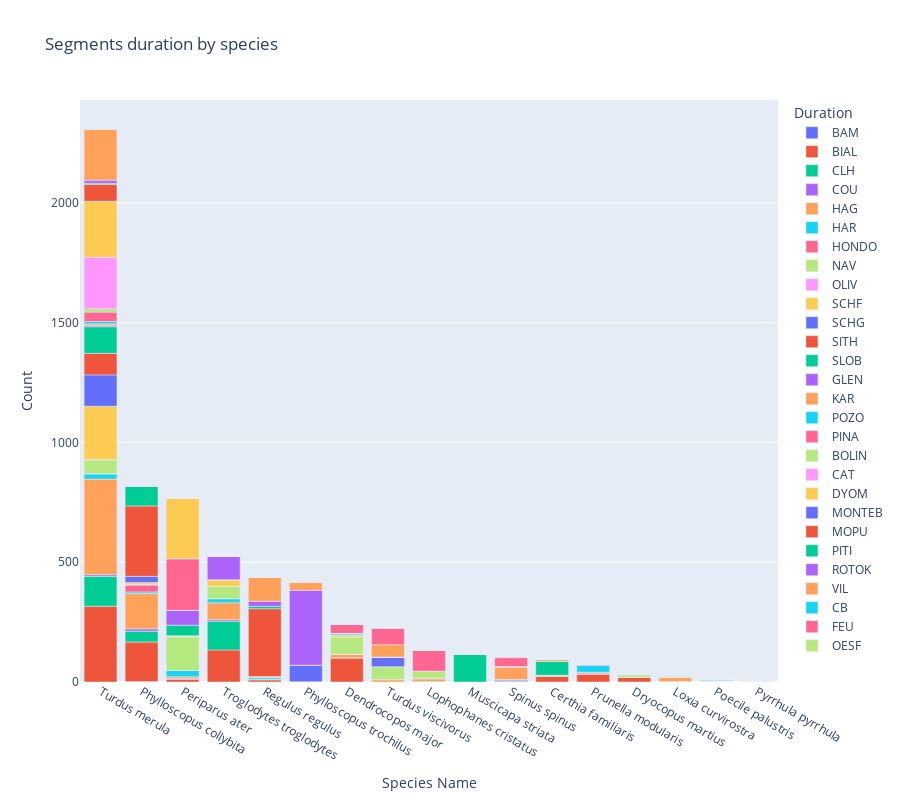

Notebook code for this chart:
### Code cell
by_dates = []
for species_name, segments in category_info.items():
    dates_count = {segm["file_name"].split("_")[0]: 0 for segm in segments}
    for date in dates_count.keys():
        dates_count[date] = sum(date in segm["file_name"] for segm in segments)
    temp = {"Species Name": species_name.split("_")[0]}
    temp.update(dates_count)
    by_dates.append(temp)
    
by_dates_df = pd.DataFrame(by_dates)
by_dates_df = by_dates_df.fillna(0)
by_dates_df["Total"] = by_dates_df.drop(columns=["Species Name"]).sum(axis=1)
by_dates_df = by_dates_df.sort_values(by="Total", ascending=False).reset_index(drop=True)
by_dates_df_long = by_dates_df.drop(columns=["Total"]).melt(id_vars=["Species Name"], var_name="Duration", value_name="Count")

fig = px.bar(by_dates_df_long, 
             x="Species Name", 
             y="Count", 
             color="Duration", 
             barmode="relative",  # Stack
             title="Segments duration by species",
             height=800)

fig.show()

### Figure 1 — Plotly figure (JSON) as saved in the notebook; plotly's stock layout.template omitted (floating-point values rounded to 4 significant figures)
{"data": [{"hovertemplate": "Duration=BAM<br>Species Name=%{x}<br>Count=%{y}<extra></extra>", "legendgroup": "BAM", "marker": {"color": "#636efa", "pattern": {"shape": ""}}, "name": "BAM", "orientation": "v", "showlegend": true, "textposition": "auto", "type": "bar", "x": ["Turdus merula", "Phylloscopus collybita", "Periparus ater", "Troglodytes troglodytes", "Regulus regulus", "Phylloscopus trochilus", "Dendrocopos major", "Turdus viscivorus", "Lophophanes cristatus", "Muscicapa striata", "Spinus spinus", "Certhia familiaris", "Prunella modularis", "Dryocopus martius", "Loxia curvirostra", "Poecile palustris", "Pyrrhula pyrrhula"], "xaxis": "x", "y": [0.0, 2.0, 0.0, 0.0, 0.0, 1.0, 0.0, 0.0, 0.0, 0.0, 0.0, 0.0, 0.0, 0.0, 0.0, 0.0, 0.0], "yaxis": "y"}, {"hovertemplate": "Duration=BIAL<br>Species Name=%{x}<br>Count=%{y}<extra></extra>", "legendgroup": "BIAL", "marker": {"color": "#EF553B", "pattern": {"shape": ""}}, "name": "BIAL", "orientation": "v", "showlegend": true, "textposition": "auto", "type": "bar", "x": ["Turdus merula", "Phylloscopus collybita", "Periparus ater", "Troglodytes troglodytes", "Regulus regulus", "Phylloscopus trochilus", "Dendrocopos major", "Turdus viscivorus", "Lophophanes cristatus", "Muscicapa striata", "Spinus spinus", "Certhia familiaris", "Prunella modularis", "Dryocopus martius", "Loxia curvirostra", "Poecile palustris", "Pyrrhula pyrrhula"], "xaxis": "x", "y": [316.0, 165.0, 12.0, 134.0, 10.0, 0.0, 101.0, 0.0, 0.0, 0.0, 1.0, 26.0, 33.0, 19.0, 0.0, 0.0, 2.0], "yaxis": "y"}, {"hovertemplate": "Duration=CLH<br>Species Name=%{x}<br>Count=%{y}<extra></extra>", "legendgroup": "CLH", "marker": {"color": "#00cc96", "pattern": {"shape": ""}}, "name": "CLH", "orientation": "v", "showlegend": true, "textposition": "auto", "type": "bar", "x": ["Turdus merula", "Phylloscopus collybita", "Periparus ater", "Troglodytes troglodytes", "Regulus regulus", "Phylloscopus trochilus", "Dendrocopos major", "Turdus viscivorus", "Lophophanes cristatus", "Muscicapa striata", "Spinus spinus", "Certhia familiaris", "Prunella modularis", "Dryocopus martius", "Loxia curvirostra", "Poecile palustris", "Pyrrhula pyrrhula"], "xaxis": "x", "y": [125.0, 45.0, 0.0, 120.0, 0.0, 0.0, 0.0, 0.0, 0.0, 0.0, 0.0, 0.0, 0.0, 0.0, 0.0, 0.0, 0.0], "yaxis": "y"}, {"hovertemplate": "Duration=COU<br>Species Name=%{x}<br>Count=%{y}<extra></extra>", "legendgroup": "COU", "marker": {"color": "#ab63fa", "pattern": {"shape": ""}}, "name": "COU", "orientation": "v", "showlegend": true, "textposition": "auto", "type": "bar", "x": ["Turdus merula", "Phylloscopus collybita", "Periparus ater", "Troglodytes troglodytes", "Regulus regulus", "Phylloscopus trochilus", "Dendrocopos major", "Turdus viscivorus", "Lophophanes cristatus", "Muscicapa striata", "Spinus spinus", "Certhia familiaris", "Prunella modularis", "Dryocopus martius", "Loxia curvirostra", "Poecile palustris", "Pyrrhula pyrrhula"], "xaxis": "x", "y": [7.0, 10.0, 3.0, 6.0, 0.0, 0.0, 0.0, 0.0, 2.0, 0.0, 0.0, 0.0, 4.0, 0.0, 0.0, 1.0, 0.0], "yaxis": "y"}, {"hovertemplate": "Duration=HAG<br>Species Name=%{x}<br>Count=%{y}<extra></extra>", "legendgroup": "HAG", "marker": {"color": "#FFA15A", "pattern": {"shape": ""}}, "name": "HAG", "orientation": "v", "showlegend": true, "textposition": "auto", "type": "bar", "x": ["Turdus merula", "Phylloscopus collybita", "Periparus ater", "Troglodytes troglodytes", "Regulus regulus", "Phylloscopus trochilus", "Dendrocopos major", "Turdus viscivorus", "Lophophanes cristatus", "Muscicapa striata", "Spinus spinus", "Certhia familiaris", "Prunella modularis", "Dryocopus martius", "Loxia curvirostra", "Poecile palustris", "Pyrrhula pyrrhula"], "xaxis": "x", "y": [399.0, 147.0, 7.0, 71.0, 0.0, 0.0, 15.0, 10.0, 11.0, 0.0, 0.0, 0.0, 4.0, 0.0, 0.0, 3.0, 0.0], "yaxis": "y"}, {"hovertemplate": "Duration=HAR<br>Species Name=%{x}<br>Count=%{y}<extra></extra>", "legendgroup": "HAR", "marker": {"color": "#19d3f3", "pattern": {"shape": ""}}, "name": "HAR", "orientation": "v", "showlegend": true, "textposition": "auto", "type": "bar", "x": ["Turdus merula", "Phylloscopus collybita", "Periparus ater", "Troglodytes troglodytes", "Regulus regulus", "Phylloscopus trochilus", "Dendrocopos major", "Turdus viscivorus", "Lophophanes cristatus", "Muscicapa striata", "Spinus spinus", "Certhia familiaris", "Prunella modularis", "Dryocopus martius", "Loxia curvirostra", "Poecile palustris", "Pyrrhula pyrrhula"], "xaxis": "x", "y": [22.0, 7.0, 26.0, 17.0, 8.0, 0.0, 0.0, 0.0, 3.0, 0.0, 0.0, 0.0, 28.0, 0.0, 2.0, 0.0, 0.0], "yaxis": "y"}, {"hovertemplate": "Duration=HONDO<br>Species Name=%{x}<br>Count=%{y}<extra></extra>", "legendgroup": "HONDO", "marker": {"color": "#FF6692", "pattern": {"shape": ""}}, "name": "HONDO", "orientation": "v", "showlegend": true, "textposition": "auto", "type": "bar", "x": ["Turdus merula", "Phylloscopus collybita", "Periparus ater", "Troglodytes troglodytes", "Regulus regulus", "Phylloscopus trochilus", "Dendrocopos major", "Turdus viscivorus", "Lophophanes cristatus", "Muscicapa striata", "Spinus spinus", "Certhia familiaris", "Prunella modularis", "Dryocopus martius", "Loxia curvirostra", "Poecile palustris", "Pyrrhula pyrrhula"], "xaxis": "x", "y": [0.0, 29.0, 0.0, 0.0, 0.0, 0.0, 0.0, 0.0, 0.0, 0.0, 0.0, 0.0, 0.0, 0.0, 0.0, 0.0, 0.0], "yaxis": "y"}, {"hovertemplate": "Duration=NAV<br>Species Name=%{x}<br>Count=%{y}<extra></extra>", "legendgroup": "NAV", "marker": {"color": "#B6E880", "pattern": {"shape": ""}}, "name": "NAV", "orientation": "v", "showlegend": true, "textposition": "auto", "type": "bar", "x": ["Turdus merula", "Phylloscopus collybita", "Periparus ater", "Troglodytes troglodytes", "Regulus regulus", "Phylloscopus trochilus", "Dendrocopos major", "Turdus viscivorus", "Lophophanes cristatus", "Muscicapa striata", "Spinus spinus", "Certhia familiaris", "Prunella modularis", "Dryocopus martius", "Loxia curvirostra", "Poecile palustris", "Pyrrhula pyrrhula"], "xaxis": "x", "y": [58.0, 1.0, 141.0, 52.0, 5.0, 0.0, 72.0, 54.0, 29.0, 0.0, 0.0, 2.0, 0.0, 12.0, 0.0, 0.0, 2.0], "yaxis": "y"}, {"hovertemplate": "Duration=OLIV<br>Species Name=%{x}<br>Count=%{y}<extra></extra>", "legendgroup": "OLIV", "marker": {"color": "#FF97FF", "pattern": {"shape": ""}}, "name": "OLIV", "orientation": "v", "showlegend": true, "textposition": "auto", "type": "bar", "x": ["Turdus merula", "Phylloscopus collybita", "Periparus ater", "Troglodytes troglodytes", "Regulus regulus", "Phylloscopus trochilus", "Dendrocopos major", "Turdus viscivorus", "Lophophanes cristatus", "Muscicapa striata", "Spinus spinus", "Certhia familiaris", "Prunella modularis", "Dryocopus martius", "Loxia curvirostra", "Poecile palustris", "Pyrrhula pyrrhula"], "xaxis": "x", "y": [2.0, 2.0, 0.0, 0.0, 0.0, 0.0, 0.0, 0.0, 0.0, 0.0, 0.0, 0.0, 0.0, 0.0, 0.0, 0.0, 0.0], "yaxis": "y"}, {"hovertemplate": "Duration=SCHF<br>Species Name=%{x}<br>Count=%{y}<extra></extra>", "legendgroup": "SCHF", "marker": {"color": "#FECB52", "pattern": {"shape": ""}}, "name": "SCHF", "orientation": "v", "showlegend": true, "textposition": "auto", "type": "bar", "x": ["Turdus merula", "Phylloscopus collybita", "Periparus ater", "Troglodytes troglodytes", "Regulus regulus", "Phylloscopus trochilus", "Dendrocopos major", "Turdus viscivorus", "Lophophanes cristatus", "Muscicapa striata", "Spinus spinus", "Certhia familiaris", "Prunella modularis", "Dryocopus martius", "Loxia curvirostra", "Poecile palustris", "Pyrrhula pyrrhula"], "xaxis": "x", "y": [222.0, 7.0, 4.0, 27.0, 0.0, 0.0, 7.0, 0.0, 0.0, 0.0, 1.0, 0.0, 0.0, 0.0, 0.0, 0.0, 0.0], "yaxis": "y"}, {"hovertemplate": "Duration=SCHG<br>Species Name=%{x}<br>Count=%{y}<extra></extra>", "legendgroup": "SCHG", "marker": {"color": "#636efa", "pattern": {"shape": ""}}, "name": "SCHG", "orientation": "v", "showlegend": true, "textposition": "auto", "type": "bar", "x": ["Turdus merula", "Phylloscopus collybita", "Periparus ater", "Troglodytes troglodytes", "Regulus regulus", "Phylloscopus trochilus", "Dendrocopos major", "Turdus viscivorus", "Lophophanes cristatus", "Muscicapa striata", "Spinus spinus", "Certhia familiaris", "Prunella modularis", "Dryocopus martius", "Loxia curvirostra", "Poecile palustris", "Pyrrhula pyrrhula"], "xaxis": "x", "y": [131.0, 26.0, 0.0, 0.0, 0.0, 69.0, 0.0, 40.0, 0.0, 0.0, 6.0, 0.0, 0.0, 0.0, 0.0, 3.0, 1.0], "yaxis": "y"}, {"hovertemplate": "Duration=SITH<br>Species Name=%{x}<br>Count=%{y}<extra></extra>", "legendgroup": "SITH", "marker": {"color": "#EF553B", "pattern": {"shape": ""}}, "name": "SITH", "orientation": "v", "showlegend": true, "textposition": "auto", "type": "bar", "x": ["Turdus merula", "Phylloscopus collybita", "Periparus ater", "Troglodytes troglodytes", "Regulus regulus", "Phylloscopus trochilus", "Dendrocopos major", "Turdus viscivorus", "Lophophanes cristatus", "Muscicapa striata", "Spinus spinus", "Certhia familiaris", "Prunella modularis", "Dryocopus martius", "Loxia curvirostra", "Poecile palustris", "Pyrrhula pyrrhula"], "xaxis": "x", "y": [90.0, 294.0, 0.0, 0.0, 283.0, 0.0, 0.0, 0.0, 0.0, 0.0, 2.0, 0.0, 0.0, 0.0, 0.0, 0.0, 0.0], "yaxis": "y"}, {"hovertemplate": "Duration=SLOB<br>Species Name=%{x}<br>Count=%{y}<extra></extra>", "legendgroup": "SLOB", "marker": {"color": "#00cc96", "pattern": {"shape": ""}}, "name": "SLOB", "orientation": "v", "showlegend": true, "textposition": "auto", "type": "bar", "x": ["Turdus merula", "Phylloscopus collybita", "Periparus ater", "Troglodytes troglodytes", "Regulus regulus", "Phylloscopus trochilus", "Dendrocopos major", "Turdus viscivorus", "Lophophanes cristatus", "Muscicapa striata", "Spinus spinus", "Certhia familiaris", "Prunella modularis", "Dryocopus martius", "Loxia curvirostra", "Poecile palustris", "Pyrrhula pyrrhula"], "xaxis": "x", "y": [111.0, 84.0, 44.0, 0.0, 10.0, 0.0, 6.0, 0.0, 0.0, 116.0, 0.0, 59.0, 0.0, 0.0, 0.0, 5.0, 0.0], "yaxis": "y"}, {"hovertemplate": "Duration=GLEN<br>Species Name=%{x}<br>Count=%{y}<extra></extra>", "legendgroup": "GLEN", "marker": {"color": "#ab63fa", "pattern": {"shape": ""}}, "name": "GLEN", "orientation": "v", "showlegend": true, "textposition": "auto", "type": "bar", "x": ["Turdus merula", "Phylloscopus collybita", "Periparus ater", "Troglodytes troglodytes", "Regulus regulus", "Phylloscopus trochilus", "Dendrocopos major", "Turdus viscivorus", "Lophophanes cristatus", "Muscicapa striata", "Spinus spinus", "Certhia familiaris", "Prunella modularis", "Dryocopus martius", "Loxia curvirostra", "Poecile palustris", "Pyrrhula pyrrhula"], "xaxis": "x", "y": [5.0, 0.0, 62.0, 98.0, 21.0, 313.0, 0.0, 0.0, 0.0, 0.0, 0.0, 0.0, 5.0, 0.0, 0.0, 0.0, 3.0], "yaxis": "y"}, {"hovertemplate": "Duration=KAR<br>Species Name=%{x}<br>Count=%{y}<extra></extra>", "legendgroup": "KAR", "marker": {"color": "#FFA15A", "pattern": {"shape": ""}}, "name": "KAR", "orientation": "v", "showlegend": true, "textposition": "auto", "type": "bar", "x": ["Turdus merula", "Phylloscopus collybita", "Periparus ater", "Troglodytes troglodytes", "Regulus regulus", "Phylloscopus trochilus", "Dendrocopos major", "Turdus viscivorus", "Lophophanes cristatus", "Muscicapa striata", "Spinus spinus", "Certhia familiaris", "Prunella modularis", "Dryocopus martius", "Loxia curvirostra", "Poecile palustris", "Pyrrhula pyrrhula"], "xaxis": "x", "y": [7.0, 0.0, 0.0, 0.0, 100.0, 34.0, 2.0, 52.0, 0.0, 0.0, 54.0, 8.0, 1.0, 1.0, 20.0, 0.0, 0.0], "yaxis": "y"}, {"hovertemplate": "Duration=POZO<br>Species Name=%{x}<br>Count=%{y}<extra></extra>", "legendgroup": "POZO", "marker": {"color": "#19d3f3", "pattern": {"shape": ""}}, "name": "POZO", "orientation": "v", "showlegend": true, "textposition": "auto", "type": "bar", "x": ["Turdus merula", "Phylloscopus collybita", "Periparus ater", "Troglodytes troglodytes", "Regulus regulus", "Phylloscopus trochilus", "Dendrocopos major", "Turdus viscivorus", "Lophophanes cristatus", "Muscicapa striata", "Spinus spinus", "Certhia familiaris", "Prunella modularis", "Dryocopus martius", "Loxia curvirostra", "Poecile palustris", "Pyrrhula pyrrhula"], "xaxis": "x", "y": [10.0, 0.0, 0.0, 0.0, 0.0, 1.0, 0.0, 0.0, 0.0, 1.0, 0.0, 0.0, 0.0, 0.0, 0.0, 0.0, 0.0], "yaxis": "y"}, {"hovertemplate": "Duration=PINA<br>Species Name=%{x}<br>Count=%{y}<extra></extra>", "legendgroup": "PINA", "marker": {"color": "#FF6692", "pattern": {"shape": ""}}, "name": "PINA", "orientation": "v", "showlegend": true, "textposition": "auto", "type": "bar", "x": ["Turdus merula", "Phylloscopus collybita", "Periparus ater", "Troglodytes troglodytes", "Regulus regulus", "Phylloscopus trochilus", "Dendrocopos major", "Turdus viscivorus", "Lophophanes cristatus", "Muscicapa striata", "Spinus spinus", "Certhia familiaris", "Prunella modularis", "Dryocopus martius", "Loxia curvirostra", "Poecile palustris", "Pyrrhula pyrrhula"], "xaxis": "x", "y": [39.0, 0.0, 216.0, 0.0, 0.0, 0.0, 39.0, 68.0, 87.0, 0.0, 0.0, 1.0, 0.0, 0.0, 0.0, 0.0, 0.0], "yaxis": "y"}, {"hovertemplate": "Duration=BOLIN<br>Species Name=%{x}<br>Count=%{y}<extra></extra>", "legendgroup": "BOLIN", "marker": {"color": "#B6E880", "pattern": {"shape": ""}}, "name": "BOLIN", "orientation": "v", "showlegend": true, "textposition": "auto", "type": "bar", "x": ["Turdus merula", "Phylloscopus collybita", "Periparus ater", "Troglodytes troglodytes", "Regulus regulus", "Phylloscopus trochilus", "Dendrocopos major", "Turdus viscivorus", "Lophophanes cristatus", "Muscicapa striata", "Spinus spinus", "Certhia familiaris", "Prunella modularis", "Dryocopus martius", "Loxia curvirostra", "Poecile palustris", "Pyrrhula pyrrhula"], "xaxis": "x", "y": [14.0, 0.0, 0.0, 4.0, 0.0, 0.0, 0.0, 0.0, 0.0, 0.0, 0.0, 0.0, 0.0, 0.0, 0.0, 0.0, 0.0], "yaxis": "y"}, {"hovertemplate": "Duration=CAT<br>Species Name=%{x}<br>Count=%{y}<extra></extra>", "legendgroup": "CAT", "marker": {"color": "#FF97FF", "pattern": {"shape": ""}}, "name": "CAT", "orientation": "v", "showlegend": true, "textposition": "auto", "type": "bar", "x": ["Turdus merula", "Phylloscopus collybita", "Periparus ater", "Troglodytes troglodytes", "Regulus regulus", "Phylloscopus trochilus", "Dendrocopos major", "Turdus viscivorus", "Lophophanes cristatus", "Muscicapa striata", "Spinus spinus", "Certhia familiaris", "Prunella modularis", "Dryocopus martius", "Loxia curvirostra", "Poecile palustris", "Pyrrhula pyrrhula"], "xaxis": "x", "y": [215.0, 0.0, 0.0, 0.0, 0.0, 0.0, 0.0, 0.0, 0.0, 0.0, 0.0, 0.0, 0.0, 0.0, 0.0, 0.0, 0.0], "yaxis": "y"}, {"hovertemplate": "Duration=DYOM<br>Species Name=%{x}<br>Count=%{y}<extra></extra>", "legendgroup": "DYOM", "marker": {"color": "#FECB52", "pattern": {"shape": ""}}, "name": "DYOM", "orientation": "v", "showlegend": true, "textposition": "auto", "type": "bar", "x": ["Turdus merula", "Phylloscopus collybita", "Periparus ater", "Troglodytes troglodytes", "Regulus regulus", "Phylloscopus trochilus", "Dendrocopos major", "Turdus viscivorus", "Lophophanes cristatus", "Muscicapa striata", "Spinus spinus", "Certhia familiaris", "Prunella modularis", "Dryocopus martius", "Loxia curvirostra", "Poecile palustris", "Pyrrhula pyrrhula"], "xaxis": "x", "y": [233.0, 0.0, 253.0, 1.0, 0.0, 0.0, 0.0, 0.0, 0.0, 0.0, 0.0, 0.0, 0.0, 0.0, 0.0, 0.0, 0.0], "yaxis": "y"}, {"hovertemplate": "Duration=MONTEB<br>Species Name=%{x}<br>Count=%{y}<extra></extra>", "legendgroup": "MONTEB", "marker": {"color": "#636efa", "pattern": {"shape": ""}}, "name": "MONTEB", "orientation": "v", "showlegend": true, "textposition": "auto", "type": "bar", "x": ["Turdus merula", "Phylloscopus collybita", "Periparus ater", "Troglodytes troglodytes", "Regulus regulus", "Phylloscopus trochilus", "Dendrocopos major", "Turdus viscivorus", "Lophophanes cristatus", "Muscicapa striata", "Spinus spinus", "Certhia familiaris", "Prunella modularis", "Dryocopus martius", "Loxia curvirostra", "Poecile palustris", "Pyrrhula pyrrhula"], "xaxis": "x", "y": [1.0, 0.0, 0.0, 0.0, 0.0, 0.0, 0.0, 0.0, 0.0, 0.0, 0.0, 0.0, 0.0, 0.0, 0.0, 0.0, 0.0], "yaxis": "y"}, {"hovertemplate": "Duration=MOPU<br>Species Name=%{x}<br>Count=%{y}<extra></extra>", "legendgroup": "MOPU", "marker": {"color": "#EF553B", "pattern": {"shape": ""}}, "name": "MOPU", "orientation": "v", "showlegend": true, "textposition": "auto", "type": "bar", "x": ["Turdus merula", "Phylloscopus collybita", "Periparus ater", "Troglodytes troglodytes", "Regulus regulus", "Phylloscopus trochilus", "Dendrocopos major", "Turdus viscivorus", "Lophophanes cristatus", "Muscicapa striata", "Spinus spinus", "Certhia familiaris", "Prunella modularis", "Dryocopus martius", "Loxia curvirostra", "Poecile palustris", "Pyrrhula pyrrhula"], "xaxis": "x", "y": [70.0, 0.0, 0.0, 0.0, 0.0, 0.0, 0.0, 5.0, 0.0, 0.0, 0.0, 0.0, 0.0, 0.0, 0.0, 0.0, 0.0], "yaxis": "y"}, {"hovertemplate": "Duration=PITI<br>Species Name=%{x}<br>Count=%{y}<extra></extra>", "legendgroup": "PITI", "marker": {"color": "#00cc96", "pattern": {"shape": ""}}, "name": "PITI", "orientation": "v", "showlegend": true, "textposition": "auto", "type": "bar", "x": ["Turdus merula", "Phylloscopus collybita", "Periparus ater", "Troglodytes troglodytes", "Regulus regulus", "Phylloscopus trochilus", "Dendrocopos major", "Turdus viscivorus", "Lophophanes cristatus", "Muscicapa striata", "Spinus spinus", "Certhia familiaris", "Prunella modularis", "Dryocopus martius", "Loxia curvirostra", "Poecile palustris", "Pyrrhula pyrrhula"], "xaxis": "x", "y": [5.0, 0.0, 0.0, 0.0, 0.0, 0.0, 0.0, 0.0, 0.0, 0.0, 0.0, 0.0, 0.0, 0.0, 0.0, 0.0, 0.0], "yaxis": "y"}, {"hovertemplate": "Duration=ROTOK<br>Species Name=%{x}<br>Count=%{y}<extra></extra>", "legendgroup": "ROTOK", "marker": {"color": "#ab63fa", "pattern": {"shape": ""}}, "name": "ROTOK", "orientation": "v", "showlegend": true, "textposition": "auto", "type": "bar", "x": ["Turdus merula", "Phylloscopus collybita", "Periparus ater", "Troglodytes troglodytes", "Regulus regulus", "Phylloscopus trochilus", "Dendrocopos major", "Turdus viscivorus", "Lophophanes cristatus", "Muscicapa striata", "Spinus spinus", "Certhia familiaris", "Prunella modularis", "Dryocopus martius", "Loxia curvirostra", "Poecile palustris", "Pyrrhula pyrrhula"], "xaxis": "x", "y": [13.0, 0.0, 0.0, 0.0, 0.0, 0.0, 0.0, 0.0, 0.0, 0.0, 0.0, 0.0, 0.0, 0.0, 0.0, 0.0, 0.0], "yaxis": "y"}, {"hovertemplate": "Duration=VIL<br>Species Name=%{x}<br>Count=%{y}<extra></extra>", "legendgroup": "VIL", "marker": {"color": "#FFA15A", "pattern": {"shape": ""}}, "name": "VIL", "orientation": "v", "showlegend": true, "textposition": "auto", "type": "bar", "x": ["Turdus merula", "Phylloscopus collybita", "Periparus ater", "Troglodytes troglodytes", "Regulus regulus", "Phylloscopus trochilus", "Dendrocopos major", "Turdus viscivorus", "Lophophanes cristatus", "Muscicapa striata", "Spinus spinus", "Certhia familiaris", "Prunella modularis", "Dryocopus martius", "Loxia curvirostra", "Poecile palustris", "Pyrrhula pyrrhula"], "xaxis": "x", "y": [213.0, 0.0, 0.0, 0.0, 0.0, 0.0, 0.0, 0.0, 0.0, 0.0, 0.0, 0.0, 0.0, 0.0, 0.0, 0.0, 0.0], "yaxis": "y"}, {"hovertemplate": "Duration=CB<br>Species Name=%{x}<br>Count=%{y}<extra></extra>", "legendgroup": "CB", "marker": {"color": "#19d3f3", "pattern": {"shape": ""}}, "name": "CB", "orientation": "v", "showlegend": true, "textposition": "auto", "type": "bar", "x": ["Turdus merula", "Phylloscopus collybita", "Periparus ater", "Troglodytes troglodytes", "Regulus regulus", "Phylloscopus trochilus", "Dendrocopos major", "Turdus viscivorus", "Lophophanes cristatus", "Muscicapa striata", "Spinus spinus", "Certhia familiaris", "Prunella modularis", "Dryocopus martius", "Loxia curvirostra", "Poecile palustris", "Pyrrhula pyrrhula"], "xaxis": "x", "y": [0.0, 0.0, 0.0, 0.0, 0.0, 0.0, 0.0, 0.0, 0.0, 0.0, 1.0, 0.0, 0.0, 0.0, 0.0, 0.0, 0.0], "yaxis": "y"}, {"hovertemplate": "Duration=FEU<br>Species Name=%{x}<br>Count=%{y}<extra></extra>", "legendgroup": "FEU", "marker": {"color": "#FF6692", "pattern": {"shape": ""}}, "name": "FEU", "orientation": "v", "showlegend": true, "textposition": "auto", "type": "bar", "x": ["Turdus merula", "Phylloscopus collybita", "Periparus ater", "Troglodytes troglodytes", "Regulus regulus", "Phylloscopus trochilus", "Dendrocopos major", "Turdus viscivorus", "Lophophanes cristatus", "Muscicapa striata", "Spinus spinus", "Certhia familiaris", "Prunella modularis", "Dryocopus martius", "Loxia curvirostra", "Poecile palustris", "Pyrrhula pyrrhula"], "xaxis": "x", "y": [0.0, 0.0, 0.0, 0.0, 0.0, 0.0, 0.0, 0.0, 0.0, 0.0, 37.0, 0.0, 0.0, 0.0, 0.0, 0.0, 0.0], "yaxis": "y"}, {"hovertemplate": "Duration=OESF<br>Species Name=%{x}<br>Count=%{y}<extra></extra>", "legendgroup": "OESF", "marker": {"color": "#B6E880", "pattern": {"shape": ""}}, "name": "OESF", "orientation": "v", "showlegend": true, "textposition": "auto", "type": "bar", "x": ["Turdus merula", "Phylloscopus collybita", "Periparus ater", "Troglodytes troglodytes", "Regulus regulus", "Phylloscopus trochilus", "Dendrocopos major", "Turdus viscivorus", "Lophophanes cristatus", "Muscicapa striata", "Spinus spinus", "Certhia familiaris", "Prunella modularis", "Dryocopus martius", "Loxia curvirostra", "Poecile palustris", "Pyrrhula pyrrhula"], "xaxis": "x", "y": [0.0, 0.0, 0.0, 0.0, 0.0, 0.0, 0.0, 0.0, 0.0, 0.0, 0.0, 0.0, 0.0, 0.0, 3.0, 0.0, 0.0], "yaxis": "y"}], "layout": {"barmode": "relative", "height": 800, "legend": {"title": {"text": "Duration"}, "tracegroupgap": 0}, "title": {"text": "Segments duration by species"}, "xaxis": {"anchor": "y", "domain": [0, 1], "title": {"text": "Species Name"}}, "yaxis": {"anchor": "x", "domain": [0, 1], "title": {"text": "Count"}}}}
